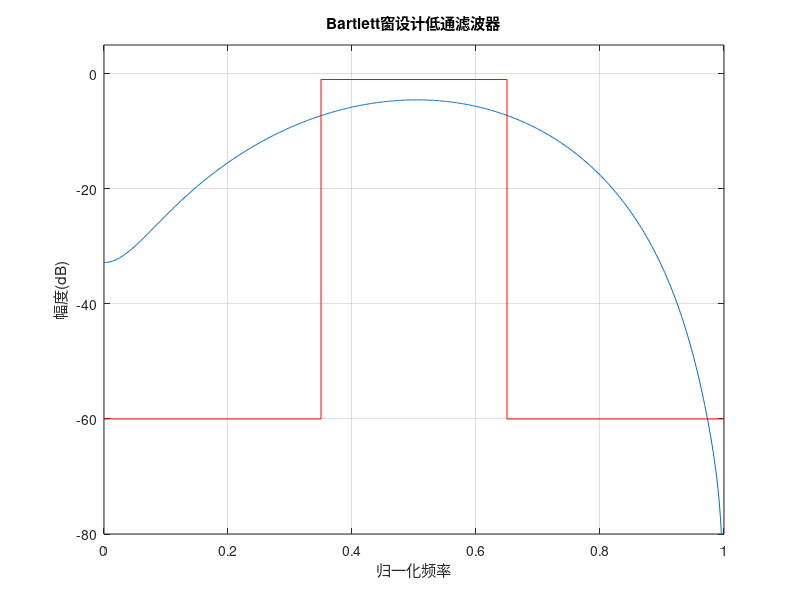

The MATLAB source for this figure:
% 设置参数
wp1 = 0.35*pi;
ws1 = 0.2*pi;
wp2 = 0.65*pi;
ws2 = 0.8*pi;
Rp = 1; % 通带最大衰减（dB）
As = 60; % 阻带最小衰减（dB）

% 计算滤波器阶数
delta_w1 = wp1 - ws1;
delta_w2 = ws2 - wp2;
delta_w = min(delta_w1, delta_w2);
M = ceil((As - 7.95)/(14.36*delta_w)+1);

% 构建Bartlett窗
w = bartlett(M+1);

% 计算理想的频率响应
n = 0: M;
h_ideal = (wp2/pi)*sinc(wp2*(n-M/2)/pi) - (wp1/pi)*sinc(wp1*(n-M/2)/pi);

% 应用窗函数
h = h_ideal .* w';

% 频域响应分析
[H, w] = freqz(h, 1);

% 绘制幅度响应曲线
figure;
plot(w/pi, 20*log10(abs(H)));
hold on;
plot([0, wp1/pi, wp1/pi, wp2/pi, wp2/pi, 1], [-As, -As, -Rp, -Rp, -As, -As], 'r');
hold off;
grid on;
title('Bartlett窗设计低通滤波器');
xlabel('归一化频率');
ylabel('幅度(dB)');
ylim([-80, 5]);